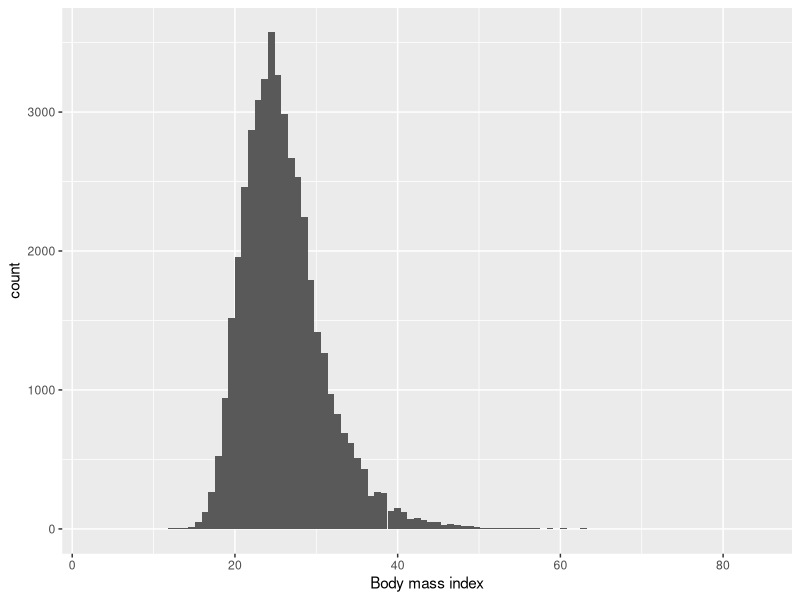
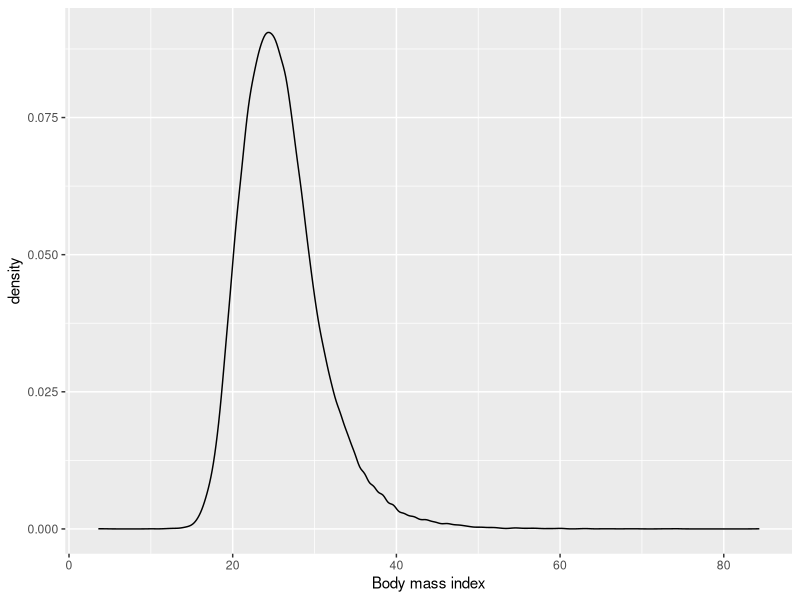
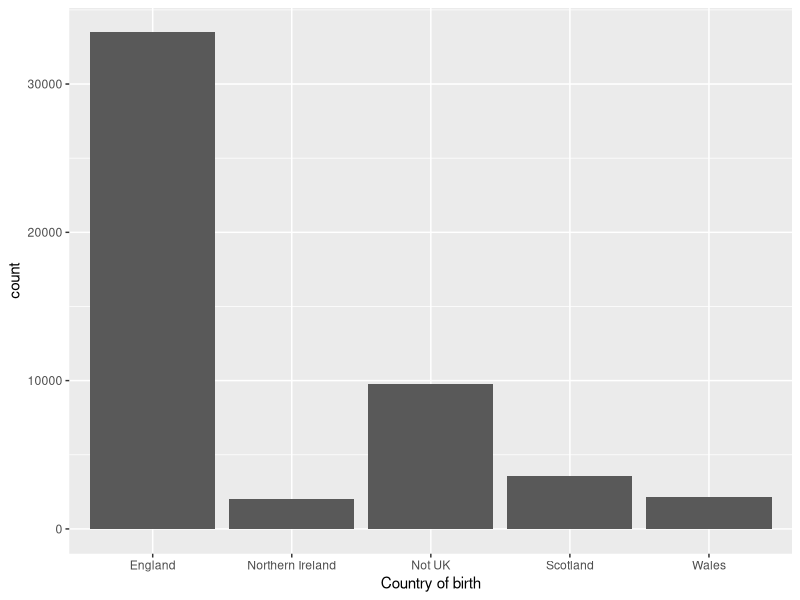
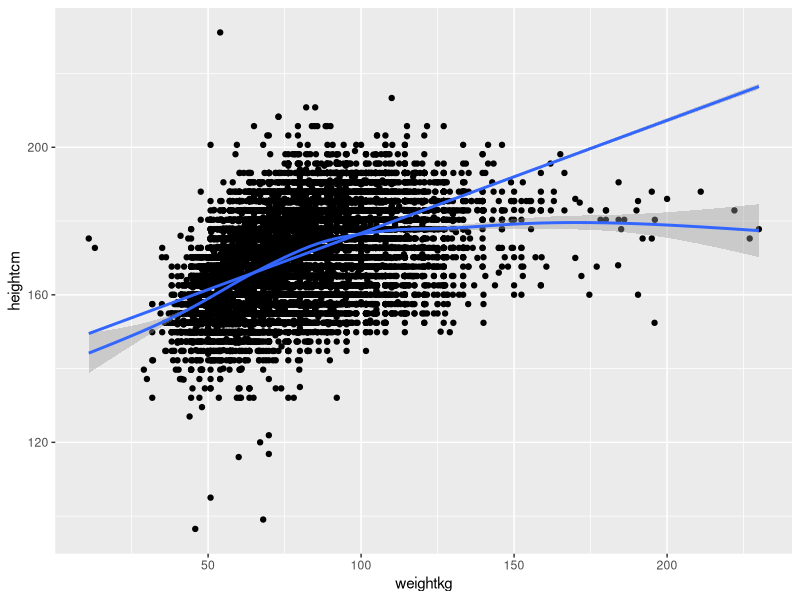
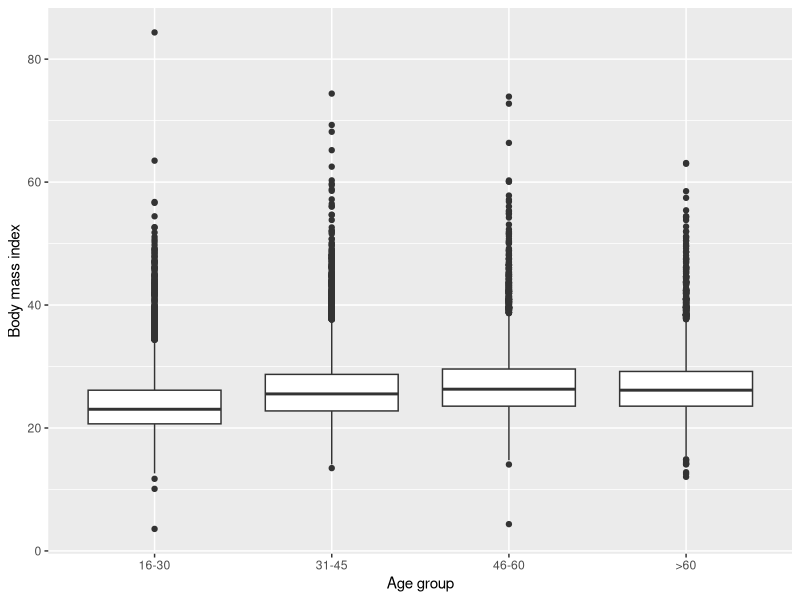
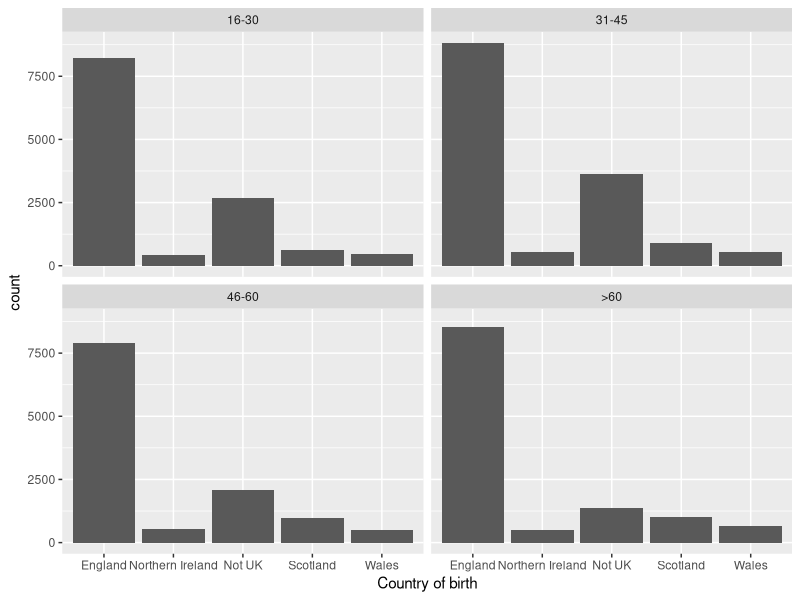
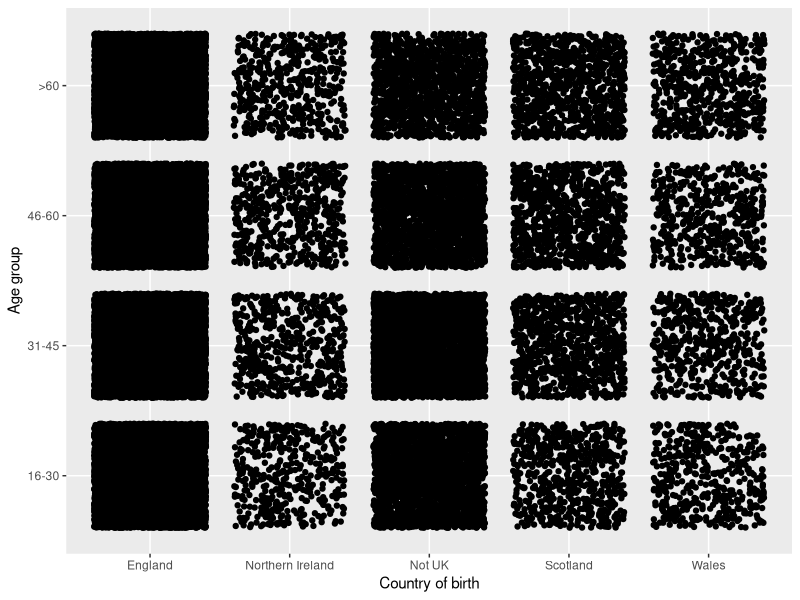
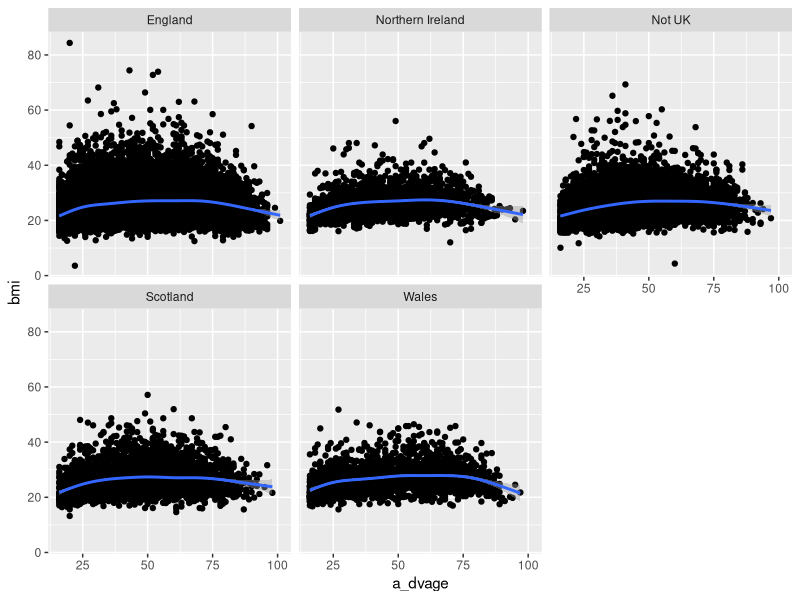

The R source for these figures, in order:
## ---- chunk 1
library(tidyverse)
library(data.table)
W1 <- fread("exData/W1.csv")
W1 <- W1 %>%
  mutate(heightcm = ifelse(a_hlht == 1 & a_hlhtf > 0, 
                           a_hlhtf*30.48 + a_hlhti*2.54,
                           ifelse(a_hlht == 2 & a_hlhtc > 0, 
                                  a_hlhtc, NA))) %>%
  mutate(weightkg = ifelse(a_hlwt == 1 & a_hlwts > 0, 
                           a_hlwts*6.35 + a_hlwtp*0.45,
                           ifelse(a_hlwt == 2 & a_hlwtk > 0, 
                                  a_hlwtk, NA))) %>%
  mutate(bmi = weightkg / (heightcm / 100)^2)
head(W1, 3)
## ---- chunk 2
ggplot(W1, aes(x=bmi)) +
  geom_histogram(bins = 100) +
  xlab("Body mass index")
## ---- chunk 3
ggplot(W1, aes(x=bmi)) +
  geom_density() +
  xlab("Body mass index")
## ---- chunk 4
table(W1$a_ukborn)
W1 <- W1 %>%
  mutate(a_ukborn = ifelse(a_ukborn > 0, a_ukborn, NA)) %>%
  mutate(cbirth = recode(a_ukborn, "1" = "England", 
                         "2" = "Scotland",
                         "3" = "Wales",
                         "4" = "Northern Ireland",
                         "5" = "Not UK")) 
  
table(W1$cbirth)
W1 %>% 
  filter(!is.na(cbirth)) %>%
  ggplot(aes(x=cbirth)) +
  geom_bar() +
  xlab("Country of birth")

table(W1$cbirth, useNA = "always")
## ---- chunk 5
ggplot(W1, aes(x = weightkg, y= heightcm)) +
  geom_point() +
  geom_smooth() +
  stat_smooth(method=lm)
## ---- chunk 6
# Coding a categorical variable for age groups

table(W1$a_dvage, useNA = "always")

W1 <- W1 %>%
        mutate(agegr = ifelse(a_dvage < 31, "16-30",
                              ifelse(a_dvage > 30 & a_dvage < 46, "31-45",
                                ifelse(a_dvage > 45 & a_dvage < 61, "46-60",
                                       ">60")))) %>%
        mutate(agegr = factor(agegr, c("16-30", "31-45", "46-60", ">60")))

ggplot(W1, aes(x = agegr, y= bmi)) +
  geom_boxplot() +
  xlab("Age group") +
  ylab("Body mass index")
## ---- chunk 7
W1 %>% 
  filter(!is.na(cbirth)) %>%
  ggplot(aes(x=cbirth)) +
  geom_bar() +
  xlab("Country of birth") +
  facet_wrap(~ agegr)
## ---- chunk 8
W1 %>% 
  filter(!is.na(cbirth)) %>%
  ggplot(aes(x=cbirth, y = agegr)) +
  geom_jitter() +
  xlab("Country of birth") +
  ylab("Age group")
## ---- chunk 9
W1 %>%
        filter(!is.na(cbirth)) %>%
        ggplot(aes(x = a_dvage, y= bmi)) +
                geom_point() +
                geom_smooth() +
                facet_wrap(~ cbirth)
